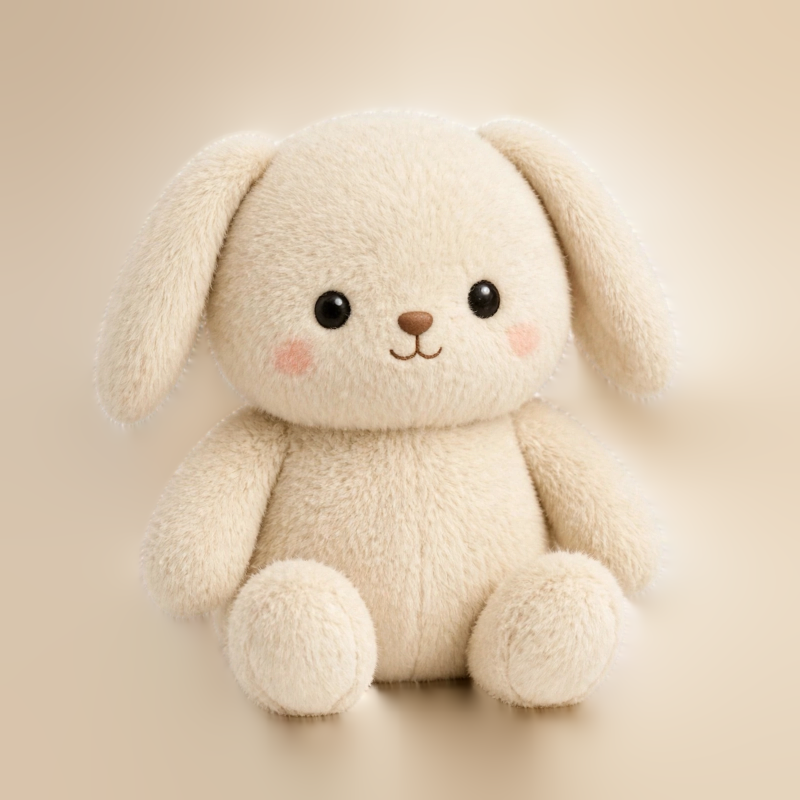
#> input picture art-src/bunny/bare-cut.png, 1600 x 1600 px (shown at 1/2 size)
$ python wardrobe-art.py ../art-src/bunny/bare-cut.png ../art-src/bunny/bare-cut.png
#> lines starting #> are read from the running program, lines starting #| are printed output that depends on the picture; after the words box and inside, x2 and y2 are one past the last pixel; in counts of white or black regions, pixels touching at a corner belong together
#> in main, fox is the input picture: shape (1600, 1600, 3); mean B, G, R 179.6, 202.9, 221.5
"""
Make the dress-up pieces from the painted fox wearing each one.

Usage: python3 scripts/wardrobe-art.py <folder with the wardrobe renders> <the fox's own render>

The renders (`...wardrobe-<item>...webp`) show the same fox wearing a piece; the pieces are lifted
off and written to public/wardrobe/<item>.webp (transparent WebP), with src/data/wardrobeArt.json
saying where each sits on a face (fractions of the face box that scripts/animal-art.py makes, so
one set of pieces fits every animal, give or take a forehead).

How each is lifted depends on what it shares with the fox:
  leaf hat, crown, dot scarf: their own colour (green, gold, teal), so a colour seed and GrabCut;
  glasses: the dark frames, where the picture differs strongly from the fox without them (the
           renders line up pixel for pixel);
  stripe scarf: orange and cream, like the fox, so no colour or difference tells them apart: its
           band and knot are traced by hand (STRIPE_SCARF, in the render's own pixels) instead.
Needs: pip install opencv-python-headless pillow numpy
"""
import json, sys
from pathlib import Path

import cv2
import numpy as np
from PIL import Image

ROOT = Path(__file__).resolve().parent.parent
OUT = ROOT / "public" / "wardrobe"
MANIFEST = ROOT / "src" / "data" / "wardrobeArt.json"
MAX_PX = 512

# The fox's face box in its render, as animal-art.py crops it (the head box, padded 6%).
def face_box(fox):
    lab = cv2.cvtColor(fox, cv2.COLOR_BGR2LAB).astype(np.float32)
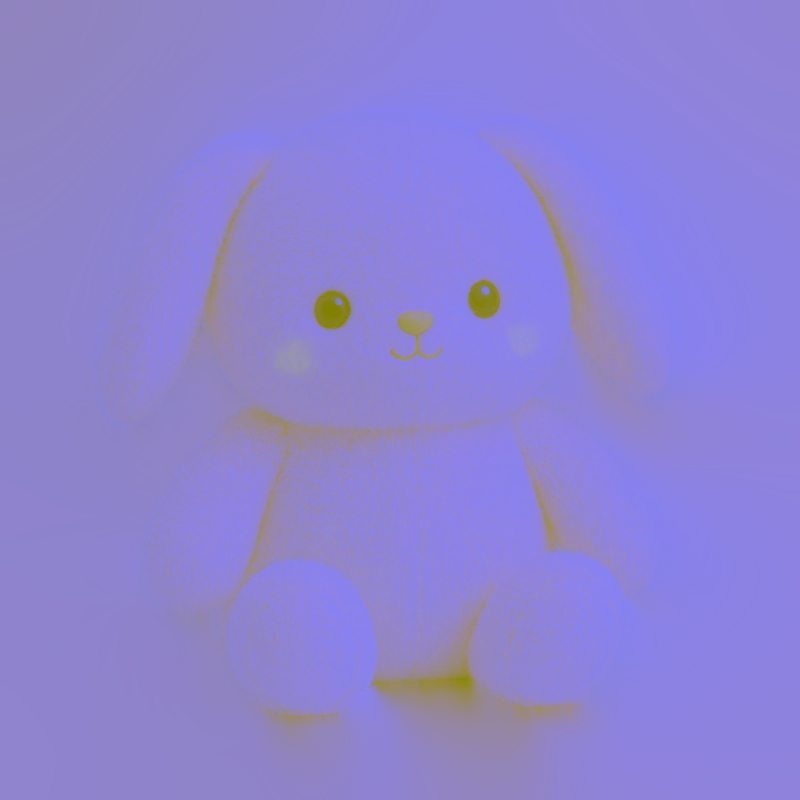
#> lab: shape (1600, 1600, 3) float32 (shown at 1/2 size); mean B, G, R 209.1, 128.7, 140.7
    bg = np.median(np.concatenate([fox[:20].reshape(-1, 3), fox[-20:].reshape(-1, 3)]), axis=0)
#> bg = [174, 199, 218]
    bgl = cv2.cvtColor(np.uint8([[bg]]), cv2.COLOR_BGR2LAB).astype(np.float32)[0, 0]
#> bgl = [207, 131, 143]
    on = np.linalg.norm(lab - bgl, axis=2) > 25
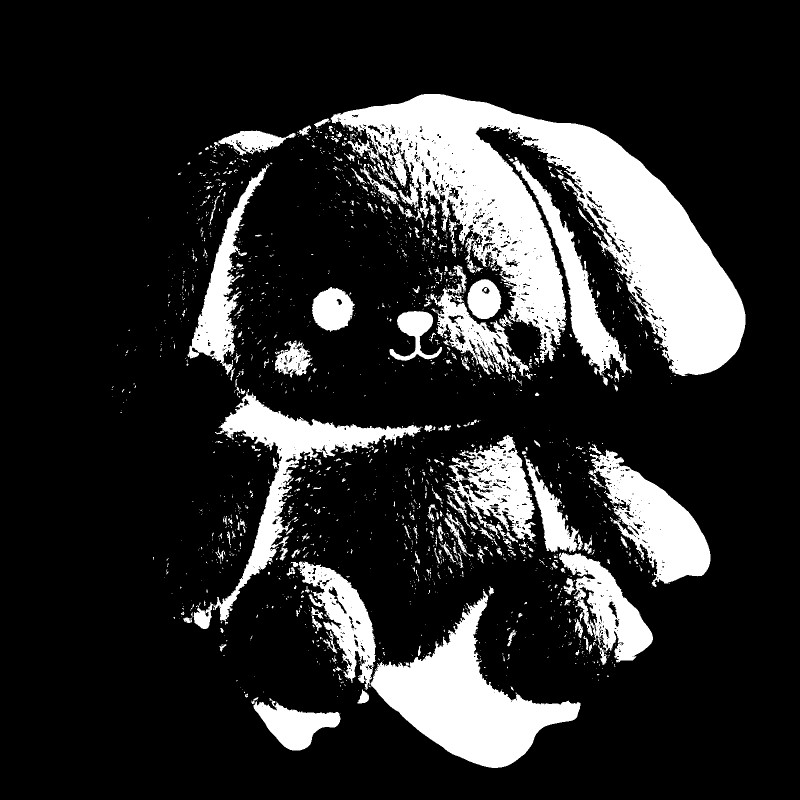
#> on: shape (1600, 1600) bool (shown at 1/2 size); 17.4% white; 2197 white regions (1880 under 20 px), largest, box (x1, y1, x2, y2) and area: (661, 188, 1491, 752) 173956, (741, 1181, 1161, 1536) 55490, (427, 778, 845, 1250) 30267
    ys, xs = np.where(on)
    x0, y0, x1, y1 = xs.min(), ys.min(), xs.max() + 1, ys.max() + 1
#> x0 = 223; y0 = 188; x1 = 1491; y1 = 1536
    rows = []
    for y in range(y0, y0 + int((y1 - y0) * 0.45)):
        row = np.where(on[y])[0]
        if row.size:
            rows.append((row.max() - row.min(), y, row.min(), row.max() + 1))
#> after the loop, rows = 606 items, first 6: (32, 188, 848, 881), (46, 189, 842, 889), (52, 190, 839, 892), (59, 191, 837, 897), (66, 192, 834, 901), (72, 193, 832, 905)
    width, cheeks, left, right = max(rows)
#> width = 1244; cheeks = 691; left = 234; right = 1479
    bottom = min(y1, cheeks + int(width * 0.55))
#> bottom = 1375
    size = max(bottom - y0, width)
#> size = 1244
    cx = (left + right) / 2
#> cx = 856.5
    hx0, hy0, hx1, hy1 = int(cx - size / 2), y0, int(cx + size / 2), y0 + size
#> hx0 = 234; hy0 = 188; hx1 = 1478; hy1 = 1432
    pad = int(size * 0.06)
#> pad = 74
    return hx0 - pad, hy0 - pad, hx1 + pad, hy1 + pad


# The stripe scarf's band and knot on the fox render (1120 x 2240), traced by eye, clockwise from
# the top left: along the top edge under the chin, down the right side, across the two tails where
# they are cut (with the gap between them), and back up the left side.
STRIPE_SCARF = [
    (250, 960), (300, 966), (360, 980), (430, 998), (500, 1010), (545, 1016), (575, 1008), (640, 998), (720, 992), (790, 984), (846, 968),
    (852, 1010), (850, 1070), (846, 1120), (815, 1150), (775, 1162), (782, 1200), (785, 1250),
    (578, 1250), (578, 1210), (520, 1205), (515, 1250),
    (305, 1250), (318, 1180), (292, 1140), (256, 1110), (248, 1060), (244, 1000),
]


# [85 lines left out: functions traced, finish, by_colour, glasses, save, not called in this run]


def main(folder: Path, fox_path: Path):
    fox = cv2.imread(str(fox_path))
    face = face_box(fox)
#> face = (160, 114, 1552, 1506)
#> (the run stopped early here; a loop or call above may not have finished)
